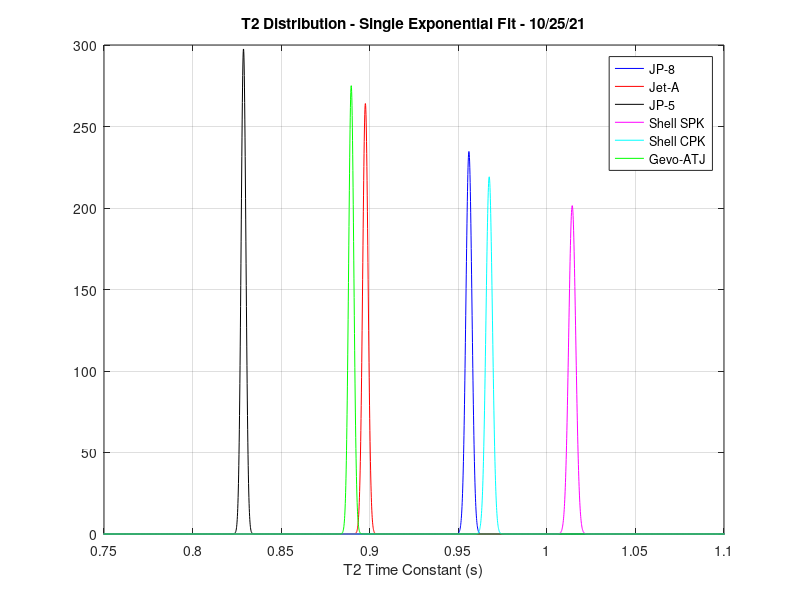

The MATLAB source for this figure:
clc
clear all

t2 = 0:0.0001:2;

name1 = 'JP-8';
sd1 = 0.0017;
u1 = 0.956;
n1 = normpdf(t2,u1,sd1);

name2 = 'Jet-A';
sd2 = 0.00151;
u2 = 0.89755;
n2 = normpdf(t2,u2,sd2);

name3 = 'JP-5';
sd3 = 0.00134;
u3 = 0.82875;
n3 = normpdf(t2,u3,sd3);

name4 = 'Shell SPK';
sd4 = 0.00198;
u4 = 1.01431;
n4 = normpdf(t2,u4,sd4);

name5 = 'Shell CPK';
sd5 = 0.00182;
u5 = 0.96745;
n5 = normpdf(t2,u5,sd5);

name6 = 'Gevo-ATJ'; 
sd6 = 0.00145;
u6 = 0.88956;
n6 = normpdf(t2,u6,sd6);

plot(t2,n1,'b',t2,n2,'r',t2,n3,'k',t2,n4,'m',t2,n5,'c',t2,n6,'g')
grid
axis([0.75 1.1 0 300])
legend(name1,name2,name3,name4,name5,name6)
title('T2 Distribution - Single Exponential Fit - 10/25/21')
xlabel('T2 Time Constant (s)')



